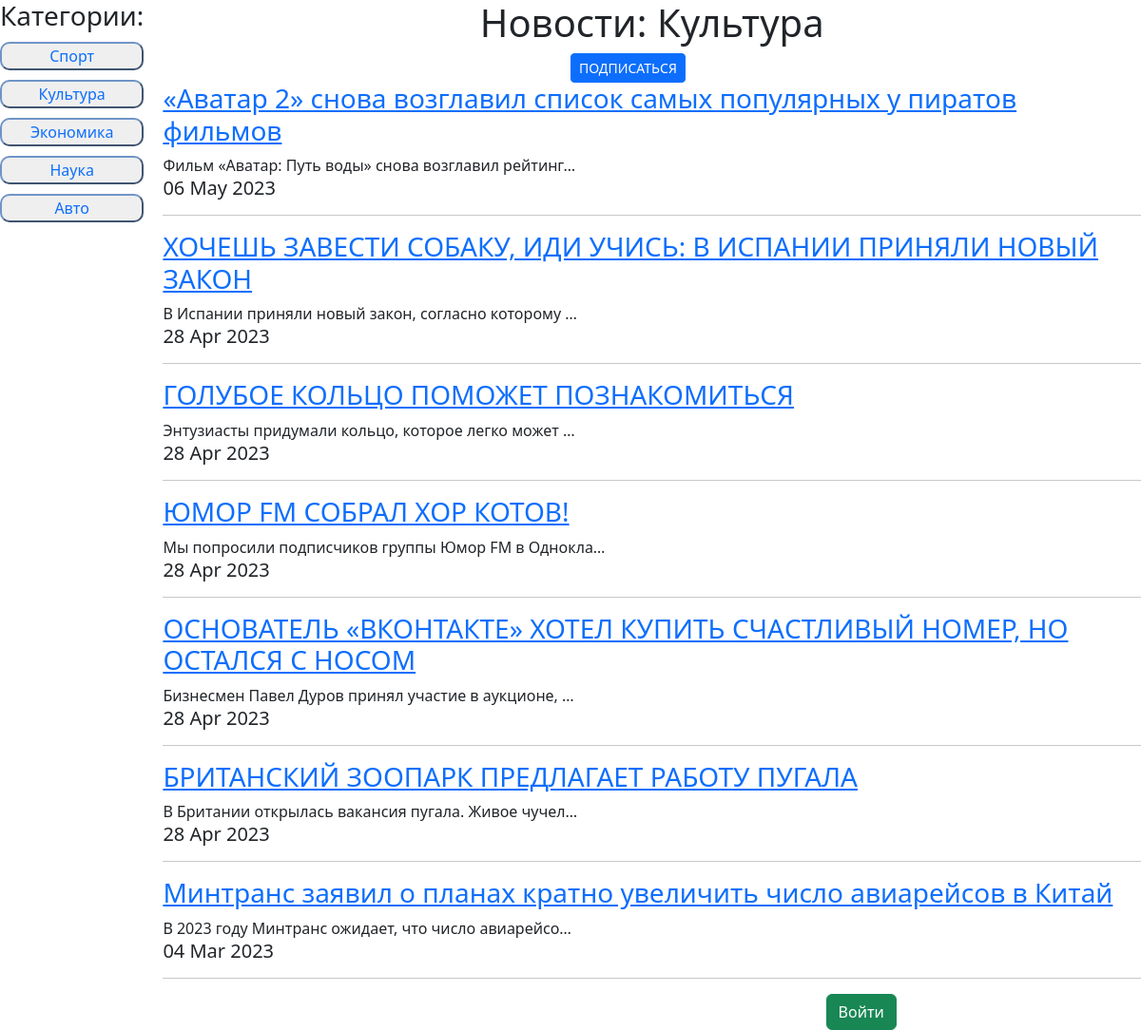
The page /news/category/2/ on the database its author committed.
### news/models.py (models this page shows, shortened)
class Category(models.Model):
	new_category = models.CharField(max_length = 100, unique = True)
	def __str__(self):
		return f'{self.new_category}'

class Post(models.Model):
	POST_TYPE = [('AR', 'Статья'), ('NW', 'Новость')]
	author = models.ForeignKey(Author, on_delete = models.CASCADE)
	post_type = models.CharField(max_length = 2, choices = POST_TYPE, default = 'AR')
	time_create = models.DateTimeField(auto_now_add = True)
	title = models.CharField(max_length = 255)
	text = models.TextField()
	rating = models.IntegerField(default = 0)
	categories = models.ManyToManyField(Category, through='PostCategory')

### news/views.py (the view)
# urls.py: path('', PostsList.as_view(), name=''),
class PostsList(ListView):
    model = Post
    template_name ='news.html'
    context_object_name = 'news'
    paginate_by = 10
    def get_queryset(self):
        if len(self.kwargs):
            category = Category.objects.get(id=self.kwargs['category_id'])
            queryset = Post.objects.filter(categories=category).order_by('-time_create')
        else:
            queryset = Post.objects.order_by('-time_create')
        return queryset
    def get_context_data(self, **kwargs):
        user = self.request.user
        context = super().get_context_data(**kwargs)
        context['is_author'] = user.groups.filter(name = 'Authors').exists()
        context['categories'] = Category.objects.all()
        if len(self.kwargs):
            context['category_name'] = Category.objects.get(id=self.kwargs['category_id'])
            if user.is_authenticated:
                context['user_subsсribed'] = user.subscribers_set.filter(news_category__new_category=context['category_name'])
        return context

### news/templatetags/custom_filters.py (called while the page is built)
@register.filter(name='censor')
def censor(text):
    bad_words = ('Теперь', 'нового', 'вышло')
    for word in bad_words:
        if word in text:
            text = text.replace(word, '*****')
    return text

### news/templates/news.html (shortened to what this page needs)
{% extends 'default.html' %}
{% load custom_filters %}
{% load static %}
{% block css %}
    <link href="{% static '/news/style.css' %}" rel="stylesheet">
    <link href="{% static '/bootstrap/bootstrap.min.css' %}" rel="stylesheet">
{% endblock css %}
{% block content %}
    <div class="conteiner">
        <div class="item sidebar">
            <h3>Категории:</h3>
            <ul>
                {% for category in categories %}
            <li><button id="category_buttons">
                <a class="a_cat_filter" href="{% url 'category_filter' category.id %}">{{ category }}</a>
            </button></li>
                {% endfor %}
            </ul>
        </div>
    <div class="item content">
    {% if not category_name %}
        <h1 id="count_cat_news">Новости по всем категориям</h1>
    {% else %}
        <h1 id="count_cat_news">Новости: {{ category_name }}</h1>
        <div class="d-grid gap-2 col-2 mx-auto">
            {% if not user_subsсribed %}
                <a href="{% url 'subscribe' %}?category_name={{ category_name }}"><button type="button" class="btn btn-primary btn-sm">ПОДПИСАТЬСЯ</button></a>
            {% else %}
                <button type="button" class="btn btn-primary btn-sm">ВЫ ПОДПИСАНЫ</button>
            {% endif %}
        </div>
    {% endif %}
{% for onenews in news%}
    <a href="{% url 'post_detail' onenews.id %}"><h3>{{onenews.title|censor}}</h3></a>
    {{onenews.text|truncatechars:50|censor}}
    <h5>{{onenews.time_create|date:'d M Y'}}</h5>
<hr>
{% endfor %}
    <div style="width: 50%; margin: 10px 25% 50px 25%">
        {% if user.is_authenticated %}
                <a href="{% url 'logout' %}" style="float: right; text-decoration: none"><button type="button" style="float: right" class="btn btn-success">Выйти</button></a>
        {% else %}
                <a href="/accounts/login/?next=/"><button style="float: right" class="btn btn-success">Войти</button></a>
        {% endif %}
    </div>
    </div>
    </div>
{% endblock content %}

### static/news/style.css (style rules this page uses)
.conteiner { grid-template-areas: 'sidebar content'; display: grid; grid-template-columns: 1fr 8fr; grid-column-gap: 20px; }
.sidebar { grid-area: sidebar; text-align: center; list-style-type: none; }
.content { grid-area: content; }
ul { display: contents; }
#category_buttons { width: 100%; border-radius: 10px; border-color: #6f94c6; }
.a_cat_filter { text-decoration: none; }
li { margin-top: 10px; }
#count_cat_news { text-align: center; }

### rows shown on the page
Category: new_category "Спорт"
Category: new_category "Культура"
Category: new_category "Экономика"
Category: new_category "Наука"
Category: new_category "Авто"
Post: title|censor "«Аватар 2» снова возглавил список самых популярных у пиратов фильмов", text|censor "Фильм «Аватар: Путь воды» снова возглавил рейтинг…", time_create "06 May 2023"
Post: title|censor "ХОЧЕШЬ ЗАВЕСТИ СОБАКУ, ИДИ УЧИСЬ: В ИСПАНИИ ПРИНЯЛИ НОВЫЙ ЗАКОН", text|censor "В Испании приняли новый закон, согласно которому …", time_create "28 Apr 2023"
Post: title|censor "ГОЛУБОЕ КОЛЬЦО ПОМОЖЕТ ПОЗНАКОМИТЬСЯ", text|censor "Энтузиасты придумали кольцо, которое легко может …", time_create "28 Apr 2023"
Post: title|censor "ЮМОР FM СОБРАЛ ХОР КОТОВ!", text|censor "Мы попросили подписчиков группы Юмор FM в Однокла…", time_create "28 Apr 2023"
Post: title|censor "ОСНОВАТЕЛЬ «ВКОНТАКТЕ» ХОТЕЛ КУПИТЬ СЧАСТЛИВЫЙ НОМЕР, НО ОСТАЛСЯ С НОСОМ", text|censor "Бизнесмен Павел Дуров принял участие в аукционе, …", time_create "28 Apr 2023"
Post: title|censor "БРИТАНСКИЙ ЗООПАРК ПРЕДЛАГАЕТ РАБОТУ ПУГАЛА", text|censor "В Британии открылась вакансия пугала. Живое чучел…", time_create "28 Apr 2023"
Post: title|censor "Минтранс заявил о планах кратно увеличить число авиарейсов в Китай", text|censor "В 2023 году Минтранс ожидает, что число авиарейсо…", time_create "04 Mar 2023"
